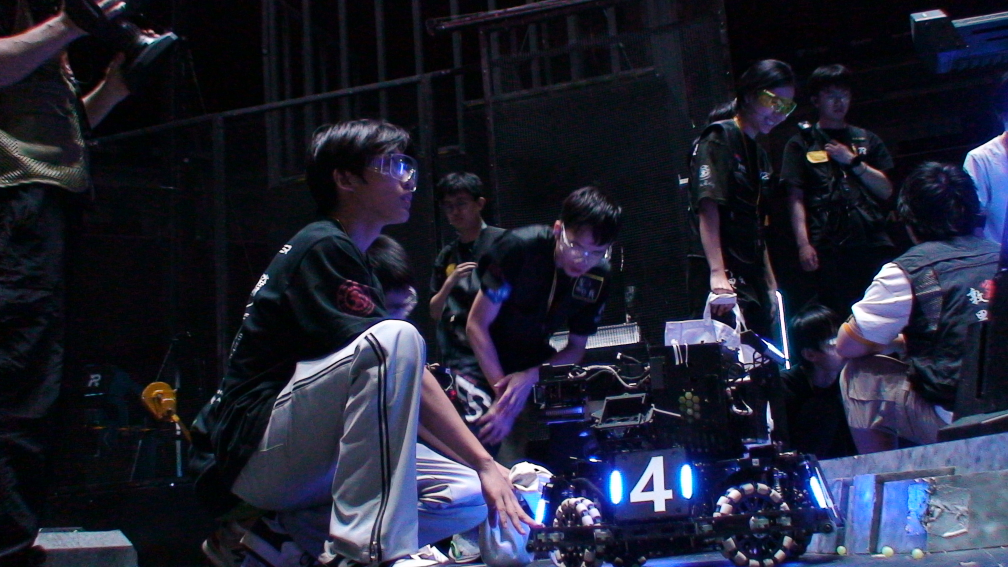
//> input picture resources/test_image_2.png, 2016 x 1134 px (shown at 1/2 size)
$ ./main   (built with g++ and OpenCV 4)
//> lines starting //> are read from the running program, lines starting //| are printed output that depends on the picture; after the words box and inside, x2 and y2 are one past the last pixel; in counts of white or black regions, pixels touching at a corner belong together
#include <opencv4/opencv2/opencv.hpp>
#include <iostream>
#include <vector>

using namespace cv;
using namespace std;


int main()
{
    //read the image
    Mat img =imread("/home/guojinxuan/my_cmake_project/opencv_project/resources/test_image_2.png");
//> img is the input picture: 1134 rows x 2016 cols, CV_8UC3; mean B, G, R 51.6, 35, 32.9
    if(img.empty())
    {
        std::cout << "can't read image!" <<std::endl;
        return -1;
    }

    //display image
    imshow("original image",img);
    waitKey(0);

    //image grayscale conversion
    Mat gray;
    cvtColor(img,gray,COLOR_BGR2GRAY);
    imshow("grey_scale map",gray);
    waitKey(0);
    imwrite("/home/guojinxuan/my_cmake_project/opencv_project/output/grey_scale_image.png", gray);


    //translate into HSV
    Mat hsvImage;
    cvtColor(img, hsvImage, COLOR_BGR2HSV);
//> hsvImage: 1134 rows x 2016 cols, CV_8UC3; mean H, S, V 115, 146.6, 52.7
    imshow("HSV image", hsvImage);
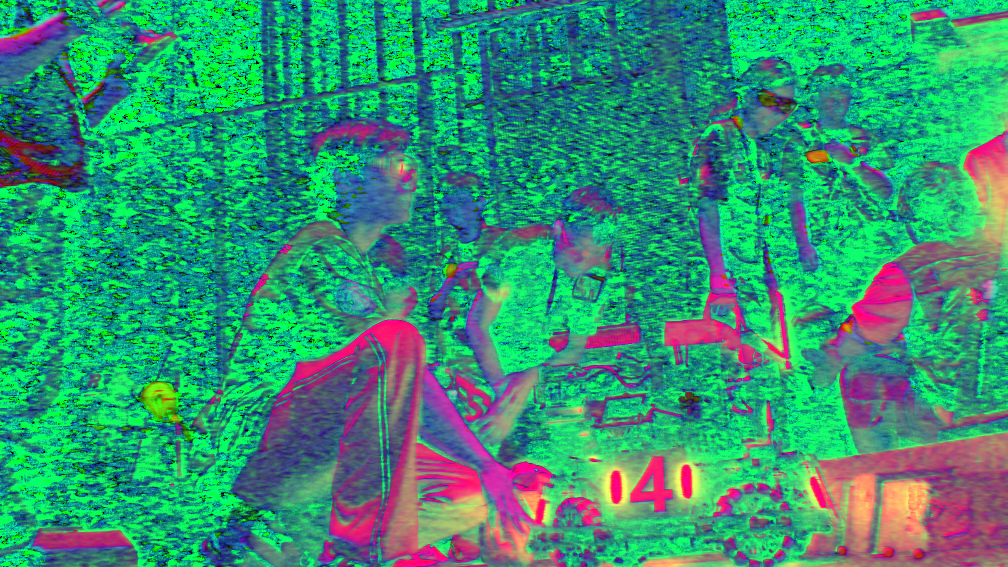
//> window 'HSV image': 1134 rows x 2016 cols, CV_8UC3 (shown at 1/2 size); mean B, G, R 115, 146.6, 52.7
    waitKey(0);
    imwrite("/home/guojinxuan/my_cmake_project/opencv_project/output/hsv_image.png", hsvImage);


    //average filtering
    Mat blurImg;
    blur(img,blurImg,Size(5,5));
    imshow("average filtering",blurImg);
    waitKey(0);
    imwrite("/home/guojinxuan/my_cmake_project/opencv_project/output/average_filter_image.png", blurImg);


    //Gaussian filter
    Mat gaussianImg;
    GaussianBlur(img,gaussianImg,Size(5,5),1.5);
    imshow("Gaussian filter",gaussianImg);
    waitKey(0);
    imwrite("/home/guojinxuan/my_cmake_project/opencv_project/output/Gaussian filter_image.png", gaussianImg);

    //median filter
    Mat medianImg;
    medianBlur(img,medianImg,5);
    imshow("median filter",medianImg);
    waitKey(0);
    imwrite("/home/guojinxuan/my_cmake_project/opencv_project/output/median filter_image.png", medianImg);

    //red area
    Mat hsv, mask;
    cvtColor(img, hsv, COLOR_BGR2HSV);
    inRange(hsv,Scalar(0,100,100),Scalar(10,255,255),mask);
//> mask: 1134 rows x 2016 cols, CV_8UC1; 0.02% white; 40 white regions (36 under 20 px), largest, box (x1, y1, x2, y2) and area: (22, 57, 64, 75) 169, (1690, 651, 1705, 669) 118, (323, 796, 335, 803) 31, (1651, 302, 1656, 310) 21
    Mat mask2;
    inRange(hsv, Scalar(170, 100, 100), Scalar(180, 255, 255), mask2);
//> mask2: 1134 rows x 2016 cols, CV_8UC1; 0.04% white; 61 white regions (52 under 20 px), largest, box (x1, y1, x2, y2) and area: (59, 25, 122, 59) 258, (1974, 566, 1989, 595) 257, (1694, 661, 1715, 677) 101
    mask = mask | mask2;
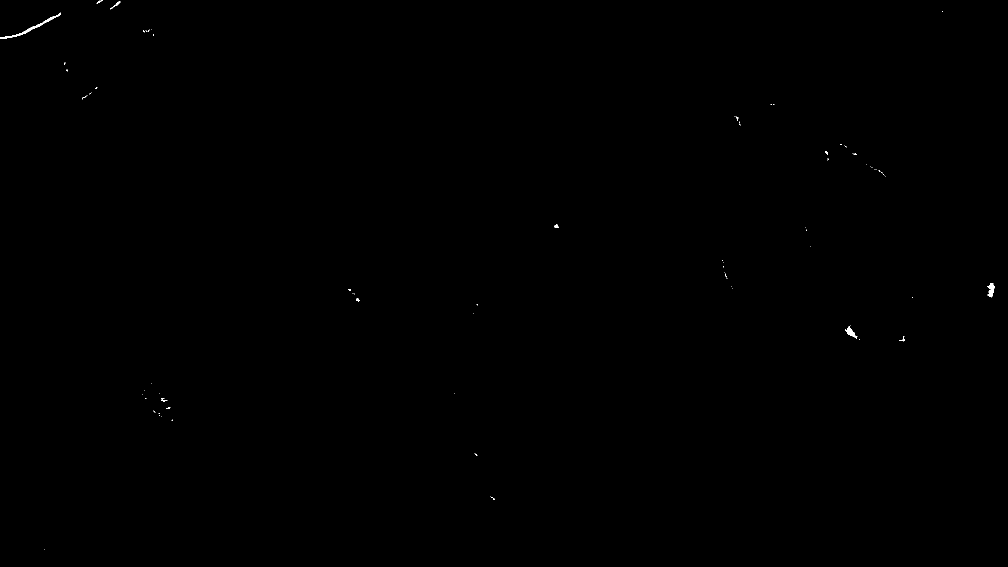
//> mask: 1134 rows x 2016 cols, CV_8UC1 (shown at 1/2 size); 0.07% white; 83 white regions (73 under 20 px), largest, box (x1, y1, x2, y2) and area: (0, 25, 122, 78) 505, (1974, 566, 1989, 595) 257, (1690, 651, 1715, 677) 219
    imshow("red area",mask);
    waitKey(0);
    imwrite("/home/guojinxuan/my_cmake_project/opencv_project/output/red area_image.png", mask);

    //red area outline
    Mat adaptive;
    adaptiveThreshold(gray,adaptive,255,ADAPTIVE_THRESH_GAUSSIAN_C,THRESH_BINARY,11,2);
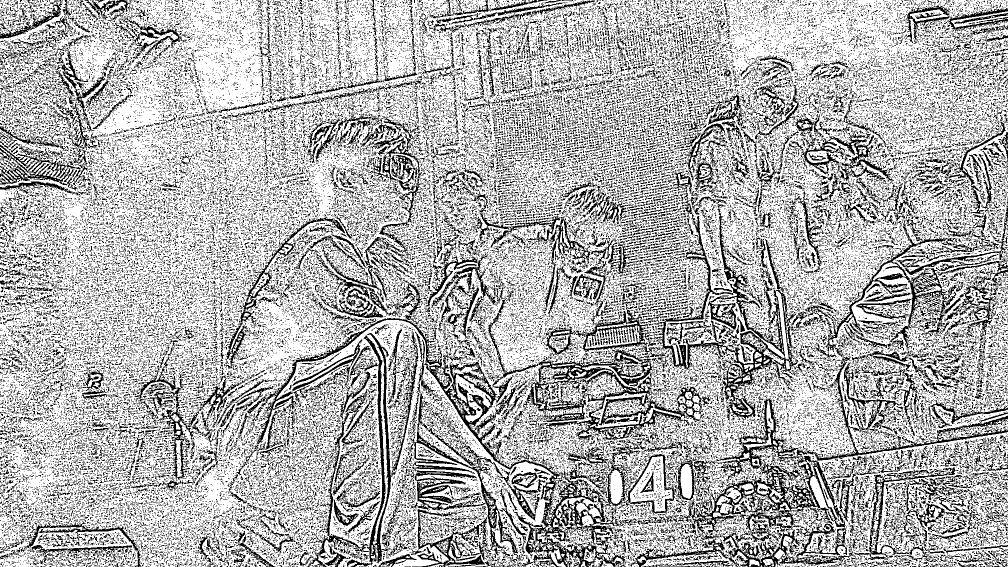
//> adaptive: 1134 rows x 2016 cols, CV_8UC1 (shown at 1/2 size); 69.7% white; black in thin lines or dots
    imshow("adaptive binarization",adaptive);
    waitKey(0);
    imwrite("/home/guojinxuan/my_cmake_project/opencv_project/output/red area outline_image.png", adaptive);

    //gradient-based edge detection
    Mat edges;
    Canny(gray,edges,100,200);
//> edges: 1134 rows x 2016 cols, CV_8UC1; 2.7% white in thin lines or dots
    imshow("canny",edges);
    waitKey(0);
    imwrite("/home/guojinxuan/my_cmake_project/opencv_project/output/gradient-based edge detection_image.png", edges);


    //color edge detection
    Mat hsvChannels[3];
    cvtColor(img, hsv, COLOR_BGR2HSV);
    split(hsv,hsvChannels);
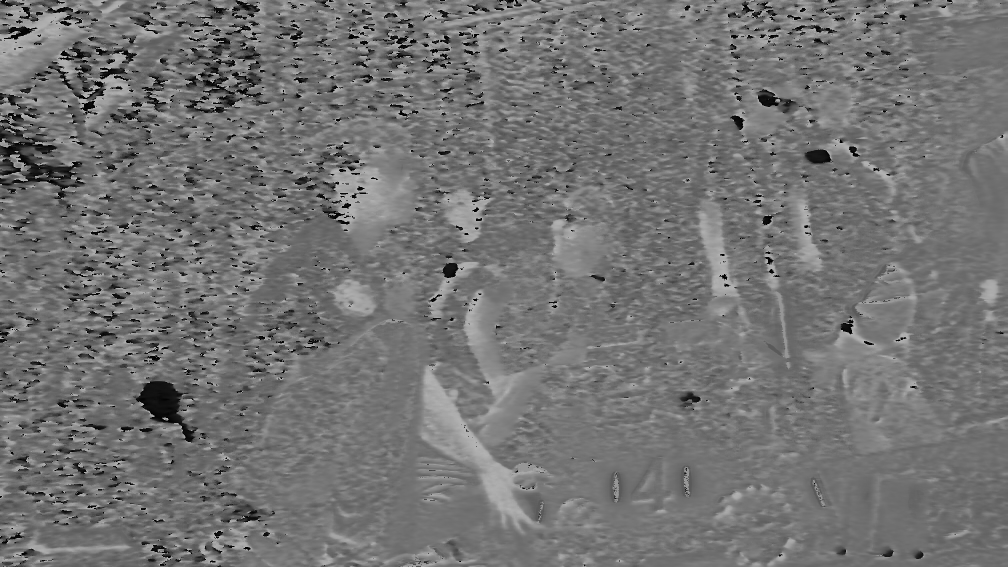
//> hsvChannels[0]: 1134 rows x 2016 cols, CV_8UC1 (shown at 1/2 size); min 0, max 179, mean 115
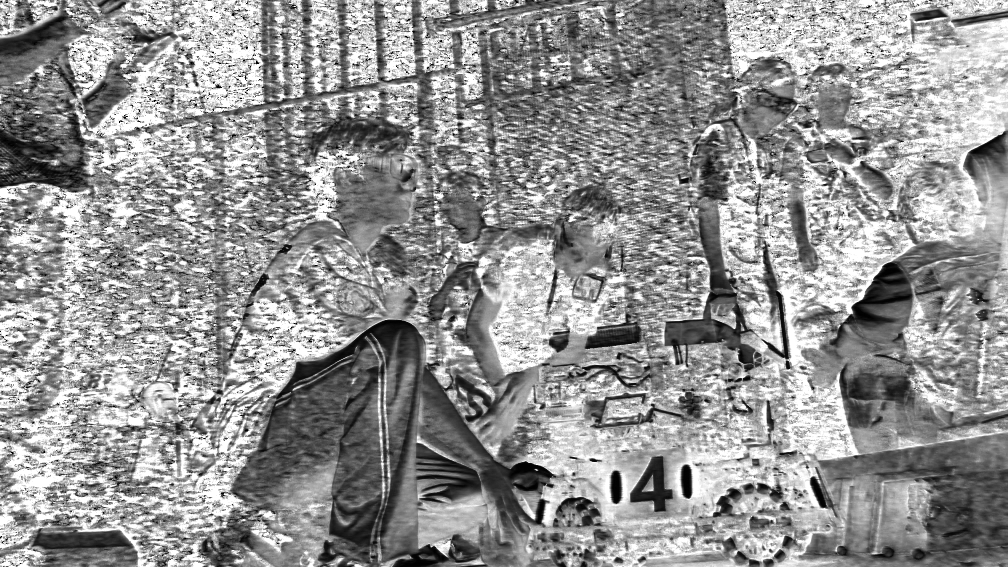
//> hsvChannels[1]: 1134 rows x 2016 cols, CV_8UC1 (shown at 1/2 size); min 0, max 255, mean 146.6
    Mat colorEdges;
    Canny(hsvChannels[0],colorEdges,100,200);
//> colorEdges: 1134 rows x 2016 cols, CV_8UC1; 4.2% white in thin lines or dots
    imshow("color edge H",colorEdges);
    waitKey(0);
    imwrite("/home/guojinxuan/my_cmake_project/opencv_project/output/color edge detection_image.png", colorEdges);

     //morphological operation
     Mat morph;
     Mat kernel=getStructuringElement(MORPH_RECT,Size(3,3));
     morphologyEx(edges,morph,MORPH_CLOSE,kernel);
//> morph: 1134 rows x 2016 cols, CV_8UC1; 4% white; 437 white regions (97 under 20 px), largest, box (x1, y1, x2, y2) and area: (517, 637, 1132, 1134) 9733, (779, 791, 1034, 1134) 6060, (1329, 434, 1526, 744) 4165
     imshow("morphological operation",morph);
    waitKey(0);
    imwrite("/home/guojinxuan/my_cmake_project/opencv_project/output/morphological operation_image.png", morph);
// [26 lines of commented-out code are left out]
    double threshold_value = 252;  // 阈值可以根据实际情况调整，范围是 [0, 255]
    Mat highBrightnessMask;
    threshold(gray, highBrightnessMask, threshold_value, 255, THRESH_BINARY);
//> highBrightnessMask: 1134 rows x 2016 cols, CV_8UC1; 0.22% white; 81 white regions (63 under 20 px)

    // 查找高亮区域的轮廓
    vector<vector<Point>> contours;
    vector<Vec4i> hierarchy;
    findContours(highBrightnessMask, contours, hierarchy, RETR_EXTERNAL, CHAIN_APPROX_SIMPLE);
//> contours = 81 contours, 65 with area under 20; largest, box (x1, y1, x2, y2) and area: (1365, 931, 1381, 995) 598, (1224, 945, 1240, 1005) 586, (1031, 925, 1095, 946) 540, (799, 1110, 870, 1134) 501, (1624, 957, 1651, 1014) 373

    // 遍历每个轮廓
    for (size_t i = 0; i < contours.size(); i++)
    {
        // 计算轮廓的面积
        double area = contourArea(contours[i]);

        // 如果面积小于一定阈值（例如 500），则忽略这个轮廓
        if (area < 550) continue;

        // 计算最小外接矩形
        Rect bbox = boundingRect(contours[i]);

        // 绘制矩形框，框选高亮区域
        rectangle(img, bbox, Scalar(0, 0, 255), 2);
    }
//> this loop made 81 passes
//> (area, bbox) on passes 27, 29: (585.5, Rect(1224, 945, 16, 60)), (597.5, Rect(1365, 931, 16, 64))
//> area on passes 3, 4, 6, 14, 20, 21: 23, 501, 40.5, 206, 99.5, 373

    // 显示图像
    imshow("High Brightness Areas", img);
    waitKey(0);  // 等待键盘输入
    imwrite("/home/guojinxuan/my_cmake_project/opencv_project/output/light bar_image.png", img);

    //paint circle,square and some words
    Point center(250,250);
    int radius=100;
    Scalar circleColor(0,0,255);
    int thickness=2;
    circle(img,center,radius,circleColor,thickness);
    Point topLeft(50, 50); // 左上角
    Point bottomRight(150, 150); // 右下角
    Scalar rectangleColor(255, 0, 0); // 蓝色
    rectangle(img, topLeft, bottomRight, rectangleColor, thickness);
    string text = "Hello DXRMV!";
    Point textPosition(200, 400); // 文字位置
    Scalar textColor(0, 255, 0); // 绿色
    int fontFace = FONT_HERSHEY_SIMPLEX; // 字体
    double fontScale = 1.0; // 字体大小
    int thicknessText = 2; // 字体粗细
    putText(img, text, textPosition, fontFace, fontScale, textColor, thicknessText);
    imshow("geometric figure and words",img);
    waitKey(0);
    imwrite("/home/guojinxuan/my_cmake_project/opencv_project/output/geometric figure and words_image.png", img);

    //rotate the image
    Point2f center1(img.cols / 2.0f, img.rows / 2.0f);
//> center1 = Point(1008, 567)
    double angle = 35.0;
    Mat rotationMatrix = getRotationMatrix2D(center1, angle, 1.0); // 旋转矩阵 (中心, 角度, 缩放因子)
    Rect boundingBox = RotatedRect(center, img.size(), angle).boundingRect();
//> boundingBox = Rect(-901, -793, 2303, 2087)
    Mat rotatedImage;
    warpAffine(img, rotatedImage, rotationMatrix, boundingBox.size(), INTER_LINEAR, BORDER_CONSTANT, Scalar(255, 255, 255));
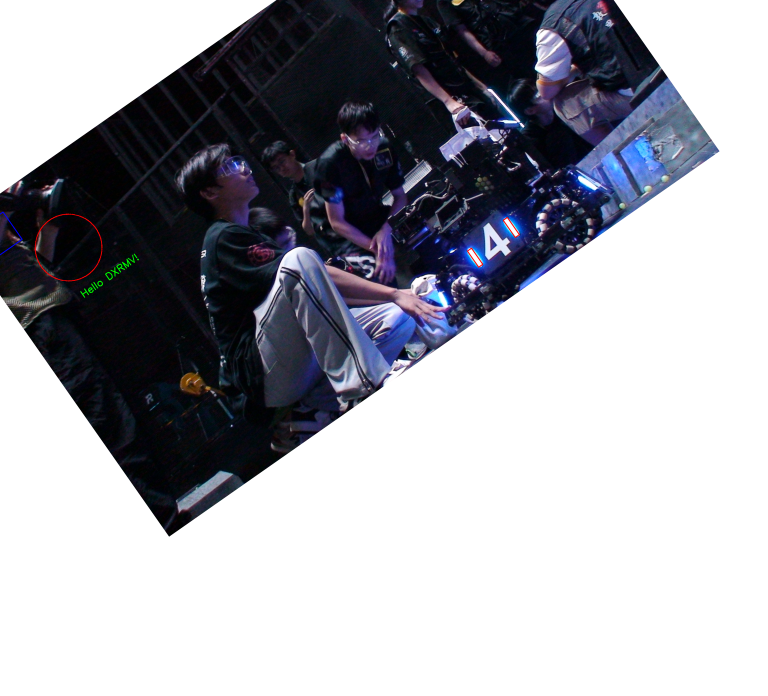
//> rotatedImage: 2087 rows x 2303 cols, CV_8UC3 (shown at 1/3 size); mean B, G, R 169.9, 163, 162.1
    imshow("Rotated Image", rotatedImage);
    waitKey(0);
    imwrite("/home/guojinxuan/my_cmake_project/opencv_project/output/rotate_image.png", rotatedImage);

    //crop
    int croppedWidth = img.cols / 2;
//> croppedWidth = 1008
    int croppedHeight = img.rows / 2;
//> croppedHeight = 567
    Rect cropRegion(0, 0, croppedWidth, croppedHeight);
//> cropRegion = Rect(0, 0, 1008, 567)
    Mat croppedImage = img(cropRegion);  // 提取左上角四分之一
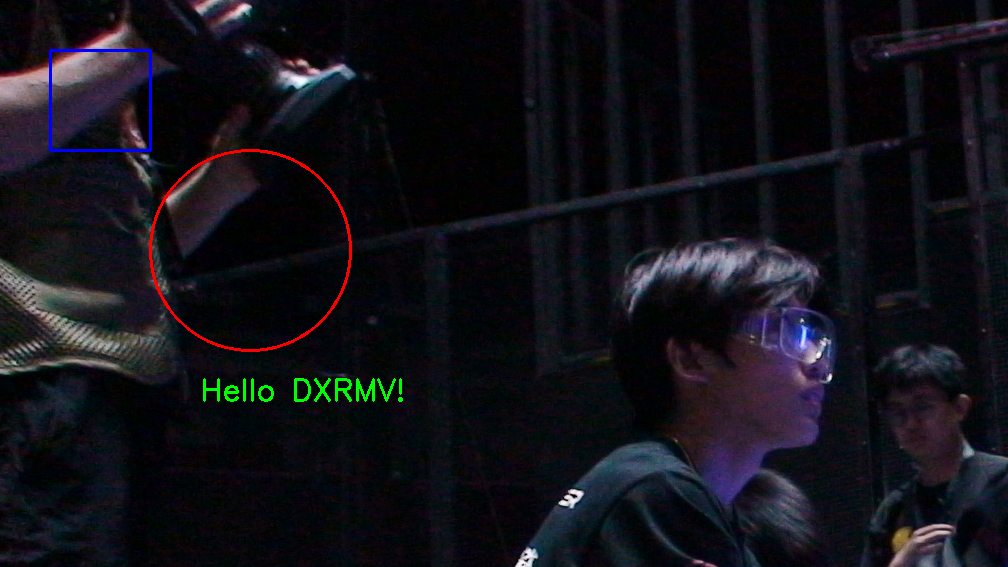
//> croppedImage: 567 rows x 1008 cols, CV_8UC3; mean B, G, R 24.1, 17.8, 18.5
    imshow("Cropped Image", croppedImage);
    waitKey(0);
    imwrite("/home/guojinxuan/my_cmake_project/opencv_project/output/Cropped Image.png", croppedImage);

    return 0;
}
